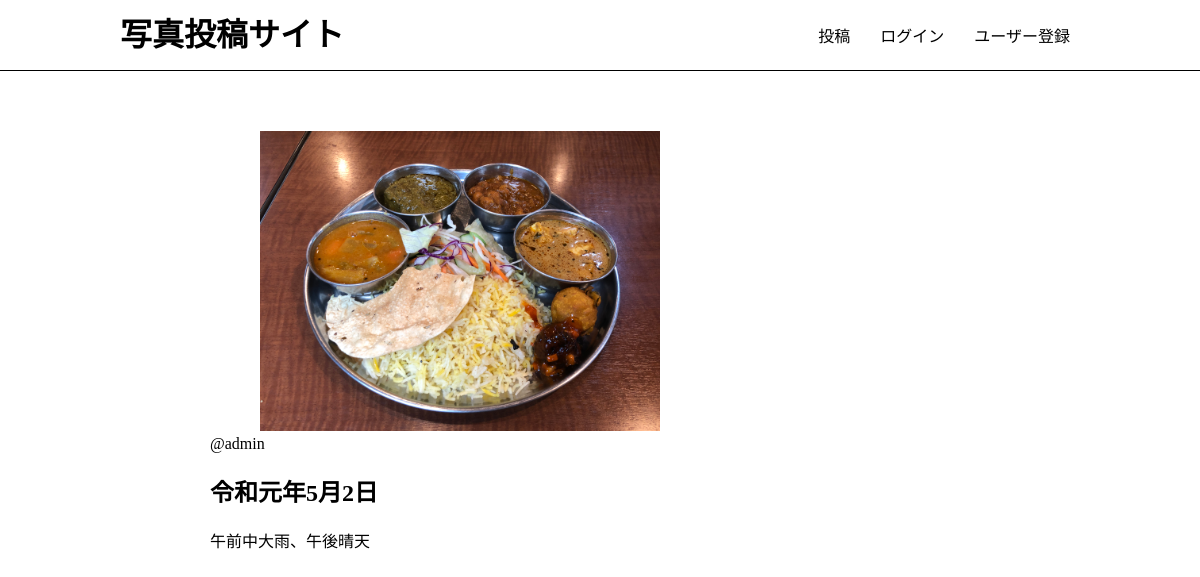
Page /photos/3/ on the committed database.
### app/models.py (models this page shows, shortened)
class Photo(models.Model):
	title = models.CharField(max_length=150)
	comment = models.TextField(blank=True)
	image = models.ImageField(upload_to='photos')
	category = models.ForeignKey(Category, on_delete=models.PROTECT)
	user = models.ForeignKey(User, on_delete=models.CASCADE)
	created_at = models.DateTimeField(auto_now=True)

### app/views.py (the view)
# urls.py: path('photos/<int:pk>/', views.photos_detail, name='photos_detail'),
def photos_detail(request, pk):
	photo = get_object_or_404(Photo, pk=pk)
	return render(request, 'app/photos_detail.html', {'photo': photo})

### app/templates/app/photos_detail.html (shortened to what this page needs)
{% extends 'app/base.html' %}
{% block content %}
<div class="photo-detail">
	<img src="{{ photo.image.url }}" class="photo-img">
	<div class="photo-info">
		<a href="{% url 'app:users_detail' photo.user.id %}">@{{ photo.user }}</a>
	</div>
	<h2>{{ photo.title }}</h2>
	<p>{{ photo.comment }}</p>
</div>
{% endblock %}

### static/css/style.css (style rules this page uses)
html, body { margin: 0; }
div { box-sizing: border-box; }
a { text-decoration: none; color: #000; }
.photo-img { width: 100%; max-width: 500px; height: 300px; object-fit: cover; border-radius: 4px; }
.photo-detail .photo-img { object-fit: contain; }

### rows in the picture
Photo: image (picture), user "admin", title "令和元年5月2日", comment "午前中大雨、午後晴天"
